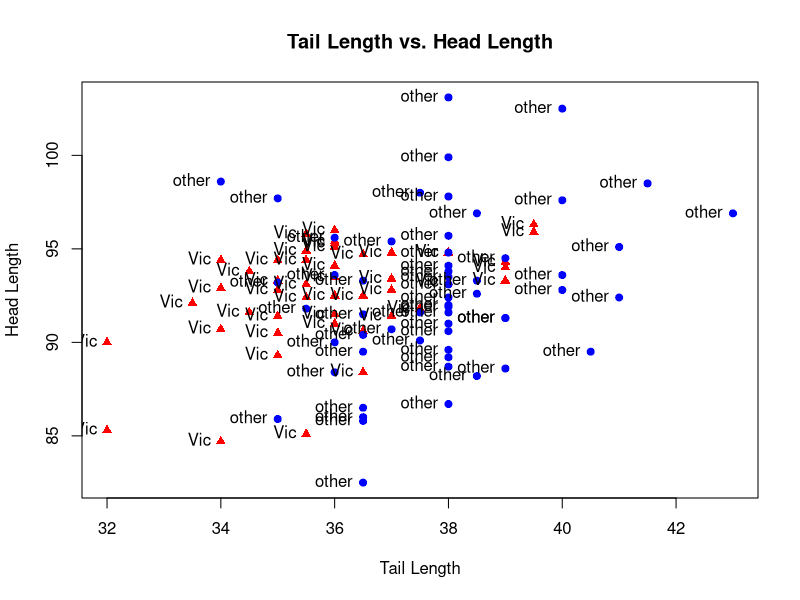
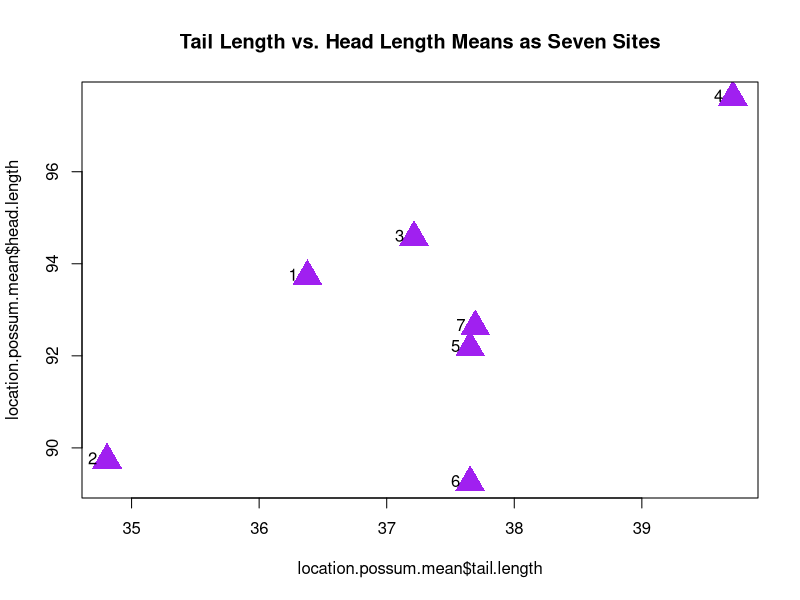

Write the R code that produced these figures, in order.
## ---- chunk 1
knitr::opts_chunk$set(echo = TRUE)
## ---- chunk 2
library(dplyr)
## ---- chunk 3
possum.data = read.table("possum.csv", header = TRUE, sep =",", dec = ".", quote = "'") #read the possum.csv file as dataframe

#assigned the colnames in possum.data
colnames(possum.data) = c("Species", "case", "site", "Pop", "sex", "age", "head.length", "skull.width", "total.length",
                          "tail.length", "foot.length", "ear.conch.length", "eye", "chest.girth", "belly.girth") 

#removed the quotation marks in the relevant columns
possum.data$Species = gsub('"', '', possum.data$Species)
possum.data$Pop = gsub('"', '', possum.data$Pop)
possum.data$sex = gsub('"', '', possum.data$sex)
possum.data$belly.girth = gsub('"', '', possum.data$belly.girth)

possum.data$belly.girth = as.numeric(possum.data$belly.girth) #defined the numeric data bell.girth column

#The possum.data has been prepared for manipulation and operations.
head(possum.data)
## ---- chunk 4
# Finding the example with the maximum total.length and assigning this information to the variable information.max.length
information.max.length = possum.data[which(possum.data$total.length == max(possum.data$total.length)),]

# Creating a dataframe from the example with the maximum length to provide a more concise view
summary.max.length = data.frame(
  total.length = information.max.length$total.length,
  sex = information.max.length$sex,
  row.names = information.max.length$Species
)
summary.max.length
## ---- chunk 5
#Creating an empty plot with specified x-axis and y-axis labels. type = "n" indicates an empty plot.
  
plot(possum.data$tail.length, possum.data$head.length,
     main = "Tail Length vs. Head Length",
     xlab = "Tail Length", ylab = "Head Length", type = "n") 

#After creating an empty plot, drawings will be made on this empty plot using the points function.

#Points in red are plotted to represent the Victoria population based on tail.length and head.length attributes.

points(possum.data$tail.length[possum.data$Pop == "Vic"], 
       possum.data$head.length[possum.data$Pop == "Vic"], 
       pch = 17, col = "red", cex = 1, lwd = 0.5)

#Points in light blue are plotted to represent other populations based on tail.length and head.length attributes.

points(possum.data$tail.length[possum.data$Pop== "other"], 
       possum.data$head.length[possum.data$Pop == "other"], 
       pch = 19, col = "blue", cex = 1, lwd = 0.5)

#Population labels are added to each point.
text(possum.data$tail.length, possum.data$head.length, 
     labels = possum.data$Pop, pos = 2)
## ---- chunk 6
#females-tail.length
female.tail.mean = sapply(data.frame(possum.data[which(possum.data$sex=="f"),]$tail.length), mean)
#males-tail.length
male.tail.mean = sapply(data.frame(possum.data[which(possum.data$sex=="m"),]$tail.length), mean)

print(female.tail.mean)
print(male.tail.mean)
## ---- chunk 7
#Repeat analysis using Dplyr package

#Average tail length of female possums has been calculated.
female.tail.mean.pipe = possum.data %>%
  filter(sex == "f") %>% # Filtering for sex using the filter() function.
  summarise(mean(tail.length, na.rm = TRUE)) # Calculating the mean of tail lengths and assigning the result to the respective variable.

#Average tail length of male possums has been calculated.
male.tail.mean.pipe = possum.data %>%
  filter(sex == "m") %>% # Filtering for sex using the filter() function.
  summarise(mean(tail.length, na.rm = TRUE)) # Calculating the mean of tail lengths and assigning the result to the respective variable.

print(female.tail.mean.pipe)
print(male.tail.mean.pipe)
## ---- chunk 8
#The tail length information has been extracted from possum.data based on the filtered gender and region of occurrence,
#and a data frame has been created.
#The mean lengths have been calculated using the sapply() function for each gender and region combination at each step.

#vic-female
vic.female.tail.mean = sapply(data.frame(possum.data[which(possum.data$sex=="f" & possum.data$Pop=="Vic"),]$tail.length), mean)
#vic-male
vic.male.tail.mean = sapply(data.frame(possum.data[which(possum.data$sex=="m" & possum.data$Pop=="Vic"),]$tail.length), mean)
#other-female
other.female.tail.mean = sapply(data.frame(possum.data[which(possum.data$sex=="f" & possum.data$Pop=="other"),]$tail.length), mean)
#other-male
other.male.tail.mean = sapply(data.frame(possum.data[which(possum.data$sex=="m" & possum.data$Pop=="other"),]$tail.length), mean)

print(vic.female.tail.mean)
print(vic.male.tail.mean)
print(other.female.tail.mean)
print(other.male.tail.mean)   
## ---- chunk 9
#For each of the 4 features, filtering was performed primarily for gender and region with the filter() function.  
#Then the values of NA are ignored and the "tail.length" average is taken.

# Average tail length of female possums in the VIC region
vic.female.tail.mean.pipe = possum.data %>%
  filter(sex == "f" & Pop == "Vic") %>%
  summarise(mean(tail.length, na.rm = TRUE))

# Average tail length of male possums in the VIC region
vic.male.tail.mean.pipe = possum.data %>%
  filter(sex == "m" & Pop == "Vic") %>%
  summarise(mean(tail.length, na.rm = TRUE))

# Average tail length of female possums in other regions
other.female.tail.mean.pipe = possum.data %>%
  filter(sex == "f" & Pop == "other") %>%
  summarise(mean(tail.length, na.rm = TRUE))

# Average tail length of male possums in other regions
other.male.tail.mean.pipe = possum.data %>%
  filter(sex == "m" & Pop == "other") %>%
  summarise(mean(tail.length, na.rm = TRUE))

#Print results
print(vic.female.tail.mean.pipe)
print(vic.male.tail.mean.pipe)
print(other.female.tail.mean.pipe)
print(other.male.tail.mean.pipe)
## ---- chunk 10
#Calculate the average length for each family
location.possum.mean = aggregate(possum.data[, 7:15], list(Family = possum.data$site), function(x) mean(x, na.rm = TRUE))

mean.site.length = apply(location.possum.mean[, -1], 1, mean) #Find the mean length for each site

#Find the sites with the longest mean length
longest.mean.length = location.possum.mean[mean.site.length == max(mean.site.length), ]
longest.mean.length

max(mean.site.length) #Print the maximum mean length

#Find the sites with the shortest mean length
shortest.mean.length = location.possum.mean[mean.site.length == min(mean.site.length), ]
shortest.mean.length

min(mean.site.length) #Print the minimum mean length

#Plotting Tail Length vs. Head Length Means for Seven Sites
plot(location.possum.mean$tail.length, location.possum.mean$head.length, main = "Tail Length vs. Head Length Means as Seven Sites",
     xlab = "location.possum.mean$tail.length", ylab = "location.possum.mean$head.length", pch = 17, 
     col = "purple", cex = 3, lwd = 0.5)

#Adding sites names next to each point
text(location.possum.mean$tail.length, location.possum.mean$head.length, 
     labels = location.possum.mean$Family, pos = 2)
## ---- chunk 11
max.min.pipe.site <- possum.data %>%  #Start with the possum.data dataset
  group_by(Family = site) %>%          #Group by the 'site' variable and assign it as 'Family'
  select(c(7, 8, 9, 10, 11, 12, 13, 14, 15)) %>%      #Select the relevant columns (7, 8, 9, 10, 11, 12, 13, 14, 15)
  summarise_all(mean, na.rm = TRUE) %>% #Calculate the mean for each column, disregarding missing values
  rowwise() %>%                         #Set to operate row-wise
  mutate(mutate_mean_length = mean(c(head.length, total.length, tail.length, foot.length, ear.conch.length), na.rm = TRUE)) %>%  # Calculate the mean length from 'head.length', 'total.length', 'tail.length', 'foot.length', 'ear.conch.length' columns
  as.data.frame() %>%                   #Convert the result to a data frame
  select(mutate_mean_length) %>%        #Select the 'mutate_mean_length' column
  summarize(                            #Perform summarization
    max.site = which(mutate_mean_length == max(mutate_mean_length)),  #Find the position of maximum length
    max.site.length = max(mutate_mean_length),                        #Find the maximum length value
    min.site = which(mutate_mean_length == min(mutate_mean_length)),  #Find the position of minimum length
    min.site.length = min(mutate_mean_length)                         #Find the minimum length value
  )
max.min.pipe.site
## ---- chunk 12
#Calculated the average age of possums in the Possum dataset.
possum.age.mean = data.frame(tapply(possum.data$age, possum.data$Species, function(x) mean(x, na.rm = TRUE)))
possum.age.mean_x = apply(possum.age.mean, 2, function(x) mean(x, na.rm = TRUE))
possum.age.mean_x #ages average

#Dplyr and piping analysis

#Create a new column indicating whether each possum is young or old
possum.data = possum.data %>%
  mutate(age_category = ifelse(age < possum.age.mean_x, "young", "old"))

#Use piping to check the maximum skull width for young and old possums
skull.width.summary = possum.data %>%
  group_by(age_category) %>%
  summarise(max_skull_width = max(skull.width, na.rm = TRUE))

#Repeat the analysis by considering both age category and gender
skull.width.gender.summary = possum.data %>%
  group_by(age_category, sex) %>%
  summarise(max_skull_width = max(skull.width, na.rm = TRUE))

#Print results
print(skull.width.summary)
print(skull.width.gender.summary)
